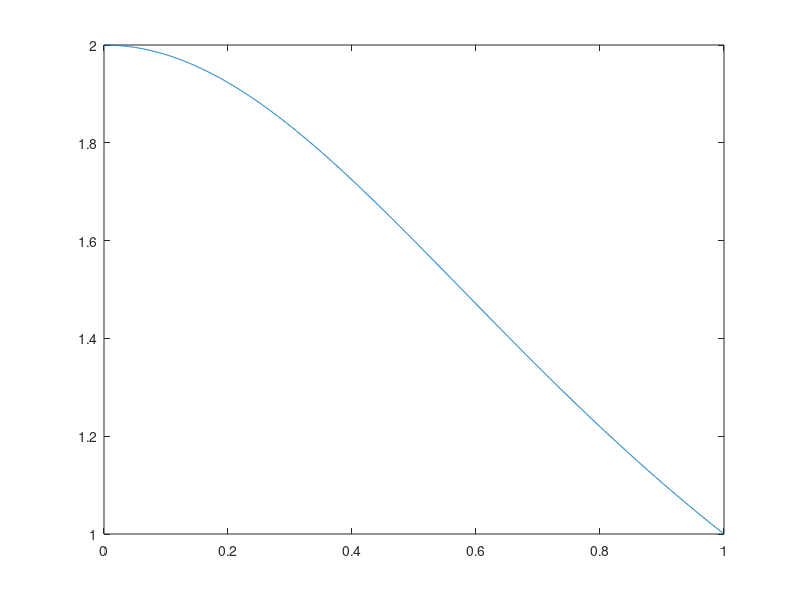

The MATLAB script that drew this image: (Note: this script raises an error after producing the figure.)
f = @(x) 2/(1+x^2);
samples = 0:0.001:1;
y = arrayfun(f, samples);


a = 1;
b = 2;
n = size(samples,2);



approx = (b-a)/(2*n) * (f(a)+f(b) + 2*sum(arrayfun(f, samples(2:end-1))));

fprintf("integral approx:  %f\n", approx);

plot(samples, y);
hold on

pgon = polyshape([0 0 1 1],[0 f(0) f(1) 0]);
plot(pgon);


%simpson

temp = (samples(2:end) - samples(1:end-1))/2;

approx_s = (b-a)/(6*n) * (f(a)+f(b) + 4*sum(arrayfun(f, temp))+ 2*sum(arrayfun(f, samples(2:end-1))))